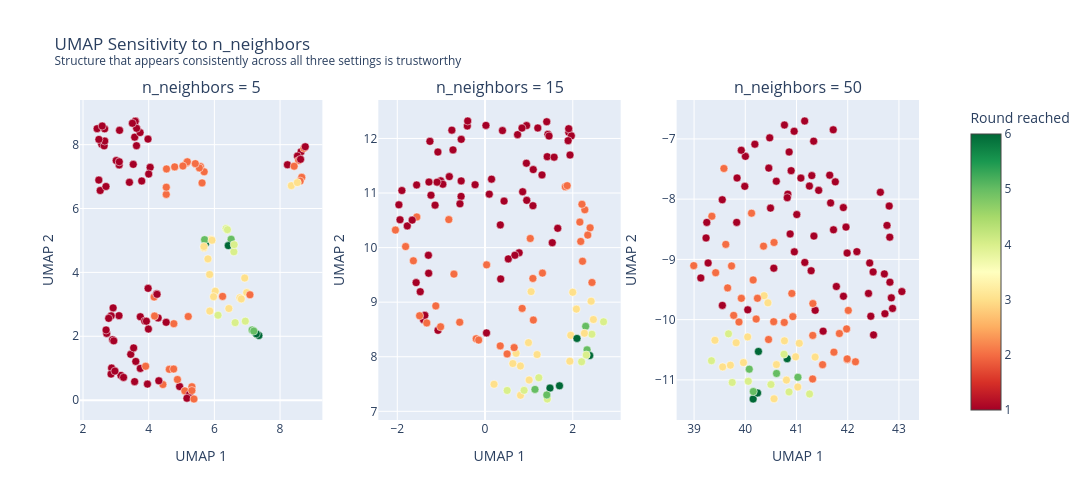

This figure's notebook cell:
### Markdown cell above
#### Interpreting the UMAP embedding

Read the three panels together as overlapping lenses on the same 128
team-tournaments. The embedding itself is fixed — only the colouring changes.

**Panel 1 — Confederation.** There is no strong confederation geography: UEFA
(blue), CONMEBOL (red), CAF (green), and AFC (purple) are mixed throughout the
embedding rather than occupying distinct regions. This tells us that
confederation alone does not determine a team's position in feature space —
a UEFA team and a CONMEBOL team with similar statistics end up as neighbours
regardless of their geographical origin. The mixing is itself a finding: playing
profile, not confederation membership, drives similarity in this data.

**Panel 2 — Round reached.** This is the key diagnostic, and the result is
striking. Rather than a clean gradient from one corner to another, the embedding
has a curved, arc-like structure with deep-run teams (yellow-green) concentrated
in the lower-right and group stage exits (dark red) wrapping around the top and
left. This curved shape is exactly the kind of non-linear manifold structure that
UMAP is designed to reveal and PCA cannot represent — the data does not lie on a
straight performance axis but on a curved surface in 11-dimensional space. The
curvature suggests that "being a deep-run team" involves a specific combination
of features that is not simply "more of everything."

**Panel 3 — Playing style.** Counter-attacking (red), Balanced (orange), and
Possession-based (blue) teams are not cleanly separated in UMAP space — all
three styles appear throughout the embedding. This is consistent with the FAMD
result, where `playing_style` sat near the origin and contributed little to the
primary dimensions. Playing style as we have defined it — possession tertiles —
does not strongly predict where a team sits in the full 11-dimensional feature
space. A high-possession team and a low-possession team can have very similar
overall profiles if they match on the other 10 features.

> **The absence of isolated outliers is itself informative.** Every
> team-tournament sits within the main mass — there is no Costa Rica 2014
> floating far from everyone else. This suggests that unusual campaigns are
> unusual in degree rather than kind: they sit at the edges of the main
> distribution rather than forming a genuinely separate island. DBSCAN will
> test this more formally in Section 6 — a point at the periphery of a dense
> region may still be labelled noise even if it is not visually isolated.

#### Sensitivity to n_neighbors

### Code cell
if UMAP_AVAILABLE:

    fig = make_subplots(
        rows=1,
        cols=3,
        subplot_titles=[
            "n_neighbors = 5",
            "n_neighbors = 15",
            "n_neighbors = 50"
        ]
    )

    for i, n_n in enumerate([5, 15, 50], start=1):

        r = umap.UMAP(
            n_components=2,
            n_neighbors=n_n,
            min_dist=0.1,
            random_state=SEED
        )

        emb = r.fit_transform(X_scaled)

        fig.add_trace(
            go.Scatter(
                x=emb[:,0],
                y=emb[:,1],
                mode="markers",
                showlegend=False,
                marker=dict(
                    size=8,
                    color=wc["round_reached"],
                    colorscale="RdYlGn",
                    cmin=1,
                    cmax=6,
                    line=dict(width=0.5, color="white"),
                    colorbar=dict(
                        title="Round reached",
                        x=1.05
                    ) if i == 3 else None
                ),
                customdata=wc[["team","year","round_reached"]],
                hovertemplate=
                "<b>%{customdata[0]}</b><br>"
                "Year: %{customdata[1]}<br>"
                "Round reached: %{customdata[2]}<br>"
                "UMAP1: %{x:.2f}<br>"
                "UMAP2: %{y:.2f}<extra></extra>"
            ),
            row=1,
            col=i
        )

        fig.update_xaxes(title_text="UMAP 1", row=1, col=i)
        fig.update_yaxes(title_text="UMAP 2", row=1, col=i)

    fig.update_layout(
        title=(
            "UMAP Sensitivity to n_neighbors<br>"
            "<sup>Structure that appears consistently across all three settings is trustworthy</sup>"
        ),
        width=1200,
        height=500
    )

    fig.show()

### Figure 1 — Plotly figure (JSON) as saved in the notebook; plotly's stock layout.template omitted (floating-point values rounded to 4 significant figures; data arrays with more than 128 entries replaced by an {"elided": "..."} marker saying what was removed)
{"data": [{"customdata": {"elided": "128x3 mixed values"}, "hovertemplate": "<b>%{customdata[0]}</b><br>Year: %{customdata[1]}<br>Round reached: %{customdata[2]}<br>UMAP1: %{x:.2f}<br>UMAP2: %{y:.2f}<extra></extra>", "marker": {"cmax": 6, "cmin": 1, "color": [1, 3, 1, 3, 1, 2, 1, 2, 1, 4, 3, 1, 1, 1, 1, 2, 2, 5, 1, 1, 1, 3, 2, 1, 2, 1, 1, 2, 6, 1, 2, 4, 2, 5, 1, 3, 1, 4, 1, 2, 3, 3, 1, 1, 1, 3, 6, 1, 2, 1, 1, 1, 1, 1, 2, 4, 2, 1, 1, 1, 1, 2, 2, 2, 1, 1, 4, 3, 2, 1, 5, 2, 1, 4, 6, 1, 1, 1, 2, 2, 1, 1, 1, 1, 1, 2, 3, 1, 2, 1, 1, 2, 3, 2, 1, 3, 6, 2, 1, 3, 1, 1, 1, 4, 1, 1, 3, 5, 1, 1, 1, 2, 1, 4, 3, 2, 3, 1, 1, 2, 1, 2, 2, 2, 1, 2, 1, 1], "colorscale": [[0, "rgb(165,0,38)"], [0.1, "rgb(215,48,39)"], [0.2, "rgb(244,109,67)"], [0.3, "rgb(253,174,97)"], [0.4, "rgb(254,224,139)"], [0.5, "rgb(255,255,191)"], [0.6, "rgb(217,239,139)"], [0.7, "rgb(166,217,106)"], [0.8, "rgb(102,189,99)"], [0.9, "rgb(26,152,80)"], [1, "rgb(0,104,55)"]], "line": {"color": "white", "width": 0.5}, "size": 8}, "mode": "markers", "showlegend": false, "type": "scatter", "x": [2.523, 5.9, 4.044, 5.684, 2.429, 5.148, 4.0, 5.576, 2.481, 6.594, 5.804, 3.53, 2.699, 3.597, 8.225, 8.661, 5.176, 6.51, 8.64, 3.787, 2.57, 8.343, 8.611, 3.011, 4.542, 8.53, 3.628, 4.792, 5.731, 2.87, 5.689, 6.358, 4.534, 5.702, 2.643, 5.682, 3.979, 6.398, 2.661, 8.567, 6.924, 8.526, 3.589, 8.625, 2.658, 5.926, 6.424, 3.573, 5.543, 2.484, 3.413, 3.101, 3.738, 2.584, 8.429, 6.601, 5.419, 3.633, 3.104, 3.112, 3.504, 5.625, 4.536, 5.042, 4.942, 2.899, 7.306, 6.027, 6.25, 3.744, 7.149, 4.766, 3.096, 6.942, 7.355, 3.962, 3.879, 4.288, 5.101, 4.627, 3.607, 3.453, 2.917, 3.155, 2.937, 4.875, 6.441, 2.721, 8.726, 3.542, 4.531, 4.433, 5.861, 4.76, 5.241, 5.976, 7.277, 4.165, 3.234, 5.855, 3.929, 2.702, 4.243, 6.632, 3.572, 8.768, 6.984, 7.2, 4.309, 4.253, 3.982, 5.204, 3.745, 6.112, 6.779, 4.178, 6.819, 2.857, 3.991, 5.316, 5.165, 5.315, 7.083, 5.377, 2.854, 3.906, 2.971, 2.782], "xaxis": "x", "y": [6.564, 5.033, 7.29, 4.774, 8.501, 7.424, 7.081, 7.313, 6.891, 4.644, 4.424, 7.383, 6.691, 8.741, 7.371, 6.978, 7.464, 5.038, 7.78, 6.862, 8.011, 6.716, 6.858, 7.502, 7.24, 7.644, 7.968, 7.304, 4.91, 1.005, 7.15, 5.371, 6.443, 5.025, 7.963, 4.811, 8.174, 5.338, 8.112, 7.505, 3.823, 6.812, 8.733, 7.541, 8.494, 5.007, 4.839, 8.235, 7.271, 8.165, 6.82, 7.366, 8.378, 8.583, 7.325, 4.868, 7.406, 8.511, 7.463, 8.449, 8.67, 6.803, 6.667, 7.332, 0.4261, 1.893, 2.046, 3.412, 3.249, 2.612, 2.196, 2.393, 2.645, 2.474, 2.023, 0.5024, 2.476, 2.575, 0.2895, 0.9655, 1.213, 1.434, 2.889, 0.7749, 1.856, 0.6463, 2.869, 2.09, 7.885, 1.635, 2.437, 0.4892, 2.788, 0.9745, 0.1736, 3.24, 2.078, 3.229, 0.7123, 3.935, 2.471, 2.197, 3.329, 2.426, 0.5797, 7.935, 3.367, 2.163, 0.6054, 3.314, 3.5, 2.618, 0.9937, 2.659, 3.204, 2.634, 3.17, 2.639, 2.226, 0.4186, 0.06016, 0.3002, 3.299, 0.03566, 0.8152, 1.061, 0.9092, 2.562], "yaxis": "y"}, {"customdata": {"elided": "128x3 mixed values"}, "hovertemplate": "<b>%{customdata[0]}</b><br>Year: %{customdata[1]}<br>Round reached: %{customdata[2]}<br>UMAP1: %{x:.2f}<br>UMAP2: %{y:.2f}<extra></extra>", "marker": {"cmax": 6, "cmin": 1, "color": [1, 3, 1, 3, 1, 2, 1, 2, 1, 4, 3, 1, 1, 1, 1, 2, 2, 5, 1, 1, 1, 3, 2, 1, 2, 1, 1, 2, 6, 1, 2, 4, 2, 5, 1, 3, 1, 4, 1, 2, 3, 3, 1, 1, 1, 3, 6, 1, 2, 1, 1, 1, 1, 1, 2, 4, 2, 1, 1, 1, 1, 2, 2, 2, 1, 1, 4, 3, 2, 1, 5, 2, 1, 4, 6, 1, 1, 1, 2, 2, 1, 1, 1, 1, 1, 2, 3, 1, 2, 1, 1, 2, 3, 2, 1, 3, 6, 2, 1, 3, 1, 1, 1, 4, 1, 1, 3, 5, 1, 1, 1, 2, 1, 4, 3, 2, 3, 1, 1, 2, 1, 2, 2, 2, 1, 2, 1, 1], "colorscale": [[0, "rgb(165,0,38)"], [0.1, "rgb(215,48,39)"], [0.2, "rgb(244,109,67)"], [0.3, "rgb(253,174,97)"], [0.4, "rgb(254,224,139)"], [0.5, "rgb(255,255,191)"], [0.6, "rgb(217,239,139)"], [0.7, "rgb(166,217,106)"], [0.8, "rgb(102,189,99)"], [0.9, "rgb(26,152,80)"], [1, "rgb(0,104,55)"]], "line": {"color": "white", "width": 0.5}, "size": 8}, "mode": "markers", "showlegend": false, "type": "scatter", "x": [-0.2265, 2.47, 1.299, 1.954, 1.203, 2.275, 1.099, 2.395, 0.1485, 2.202, 2.083, 0.9428, 0.09698, 1.909, 1.533, 1.091, 2.162, 2.326, 0.5306, 0.3487, 0.3976, 2.0, 1.101, 0.8579, 1.83, 0.7776, 1.417, 1.872, 2.096, -0.5459, 2.223, 2.435, -0.7085, 2.295, 0.7421, 2.418, 1.658, 2.702, 0.9468, 0.8462, 1.933, 1.05, 1.967, 0.6812, 1.434, 2.266, 2.386, 1.575, 2.342, 0.8429, 0.4341, 0.9508, 1.937, 1.407, 1.309, 2.308, 2.181, 1.894, 1.093, 1.459, 1.907, 2.438, 1.031, 2.209, -1.071, -0.7301, 1.419, 0.7086, 0.6639, -1.963, 1.138, -1.555, -1.256, 1.226, 1.48, -0.5438, -1.895, -1.938, -1.013, -0.577, -1.011, -1.139, 0.02098, -1.232, -1.074, -0.2015, 0.8088, -0.5424, 0.03695, -1.559, -1.773, 0.3465, 0.2051, -0.1449, -1.403, 0.8075, 1.697, -1.633, -0.9615, 0.9901, -1.291, -0.4041, -1.571, 0.8902, -0.8139, 0.3572, 1.187, 1.408, 0.03395, -1.477, -1.285, -1.811, -0.5714, 0.5043, 1.006, -2.042, 0.6334, -0.3947, -1.66, -1.122, -1.373, -1.328, 0.5031, -1.492, -1.094, -0.8258, -1.278, -0.756], "xaxis": "x2", "y": [11.15, 8.682, 11.33, 8.393, 12.19, 10.69, 11.43, 10.36, 11.25, 7.908, 8.873, 11.55, 10.98, 12.11, 10.09, 9.435, 10.47, 8.127, 9.793, 10.42, 12.14, 9.182, 8.672, 11.02, 11.11, 9.905, 11.67, 11.13, 8.336, 10.94, 9.75, 8.413, 9.514, 8.557, 12.07, 9.018, 10.35, 8.64, 12.24, 8.886, 7.918, 9.194, 12.05, 9.86, 12.08, 8.43, 8.021, 11.66, 10.23, 12.19, 10.85, 10.87, 11.7, 12.31, 9.533, 8.032, 10.11, 11.96, 10.77, 12.05, 12.18, 9.361, 10.17, 10.79, 8.484, 11.79, 7.225, 8.064, 8.167, 10.78, 7.401, 10.56, 11.95, 7.615, 7.425, 11.22, 11.05, 10.51, 8.549, 8.632, 11.22, 10.78, 12.24, 10.96, 11.75, 8.33, 7.293, 11.98, 9.684, 11.15, 10.4, 8.199, 7.496, 8.305, 8.679, 7.83, 7.467, 9.758, 11.16, 8.258, 9.86, 12.23, 9.358, 7.384, 11.3, 9.425, 8.04, 7.3, 8.437, 9.192, 9.53, 10.02, 10.8, 7.382, 7.573, 10.32, 7.875, 12.32, 10.5, 8.931, 8.758, 8.619, 8.052, 8.751, 11.2, 10.51, 11.2, 12.15], "yaxis": "y2"}, {"customdata": {"elided": "128x3 mixed values"}, "hovertemplate": "<b>%{customdata[0]}</b><br>Year: %{customdata[1]}<br>Round reached: %{customdata[2]}<br>UMAP1: %{x:.2f}<br>UMAP2: %{y:.2f}<extra></extra>", "marker": {"cmax": 6, "cmin": 1, "color": [1, 3, 1, 3, 1, 2, 1, 2, 1, 4, 3, 1, 1, 1, 1, 2, 2, 5, 1, 1, 1, 3, 2, 1, 2, 1, 1, 2, 6, 1, 2, 4, 2, 5, 1, 3, 1, 4, 1, 2, 3, 3, 1, 1, 1, 3, 6, 1, 2, 1, 1, 1, 1, 1, 2, 4, 2, 1, 1, 1, 1, 2, 2, 2, 1, 1, 4, 3, 2, 1, 5, 2, 1, 4, 6, 1, 1, 1, 2, 2, 1, 1, 1, 1, 1, 2, 3, 1, 2, 1, 1, 2, 3, 2, 1, 3, 6, 2, 1, 3, 1, 1, 1, 4, 1, 1, 3, 5, 1, 1, 1, 2, 1, 4, 3, 2, 3, 1, 1, 2, 1, 2, 2, 2, 1, 2, 1, 1], "colorbar": {"title": {"text": "Round reached"}, "x": 1.05}, "colorscale": [[0, "rgb(165,0,38)"], [0.1, "rgb(215,48,39)"], [0.2, "rgb(244,109,67)"], [0.3, "rgb(253,174,97)"], [0.4, "rgb(254,224,139)"], [0.5, "rgb(255,255,191)"], [0.6, "rgb(217,239,139)"], [0.7, "rgb(166,217,106)"], [0.8, "rgb(102,189,99)"], [0.9, "rgb(26,152,80)"], [1, "rgb(0,104,55)"]], "line": {"color": "white", "width": 0.5}, "size": 8}, "mode": "markers", "showlegend": false, "type": "scatter", "x": [41.65, 41.03, 41.92, 40.61, 42.43, 41.99, 41.78, 41.98, 41.91, 40.5, 40.98, 42.18, 41.76, 42.85, 41.36, 40.76, 41.32, 40.61, 40.96, 41.34, 42.64, 41.05, 40.45, 41.97, 42.01, 41.29, 42.41, 41.73, 40.82, 41.3, 41.51, 40.85, 40.91, 41.03, 42.82, 41.36, 41.52, 41.25, 42.81, 40.55, 40.56, 40.76, 42.88, 41.16, 42.5, 40.8, 40.26, 42.5, 41.99, 42.77, 41.67, 41.72, 42.45, 42.72, 40.93, 40.76, 41.84, 42.73, 41.99, 42.82, 43.06, 41.31, 41.32, 42.15, 39.55, 41.43, 39.67, 40.37, 39.88, 40.0, 40.08, 40.12, 40.48, 40.06, 40.15, 40.88, 40.19, 39.92, 39.66, 40.15, 40.61, 40.49, 41.72, 40.83, 40.86, 39.92, 39.56, 41.34, 40.36, 40.46, 39.84, 40.21, 39.41, 40.24, 39.13, 39.82, 40.24, 39.35, 41.25, 40.44, 39.83, 40.95, 39.25, 39.74, 40.9, 40.56, 40.05, 40.16, 40.05, 39.23, 39.55, 39.62, 41.01, 39.34, 39.71, 39.58, 39.96, 41.16, 39.99, 39.73, 39.27, 39.42, 39.77, 38.99, 41.09, 40.56, 40.82, 40.76], "xaxis": "x3", "y": [-7.602, -11.12, -9.612, -10.75, -9.06, -10.66, -9.45, -10.15, -8.14, -11.08, -10.62, -8.872, -7.713, -9.639, -9.845, -10.05, -10.26, -10.89, -8.875, -8.613, -7.886, -10.39, -10.33, -8.464, -9.847, -9.188, -9.565, -10.54, -10.65, -7.609, -10.75, -11.2, -9.565, -10.96, -8.631, -10.62, -10.19, -11.23, -8.114, -10.03, -11.31, -10.35, -9.814, -9.051, -9.208, -11.0, -10.53, -10.25, -10.65, -8.435, -8.063, -8.509, -9.943, -9.241, -9.95, -10.57, -10.23, -9.902, -8.895, -9.378, -9.534, -10.99, -9.733, -10.7, -9.764, -7.854, -10.24, -9.603, -10.04, -7.29, -10.82, -8.233, -6.982, -11.02, -11.32, -8.578, -7.088, -7.188, -9.473, -9.342, -7.702, -8.149, -6.849, -7.917, -7.217, -9.646, -10.78, -7.038, -8.78, -7.485, -7.649, -9.99, -10.34, -9.646, -9.308, -10.38, -11.22, -8.284, -7.783, -9.722, -8.386, -6.873, -8.386, -11.04, -7.527, -9.146, -10.29, -11.19, -9.838, -8.644, -8.01, -8.751, -8.256, -10.68, -10.76, -7.491, -10.71, -6.703, -7.787, -9.109, -9.06, -9.221, -9.93, -9.104, -7.651, -8.719, -7.976, -6.769], "yaxis": "y3"}], "layout": {"annotations": [{"font": {"size": 16}, "showarrow": false, "text": "n_neighbors = 5", "x": 0.1444, "xanchor": "center", "xref": "paper", "y": 1, "yanchor": "bottom", "yref": "paper"}, {"font": {"size": 16}, "showarrow": false, "text": "n_neighbors = 15", "x": 0.5, "xanchor": "center", "xref": "paper", "y": 1, "yanchor": "bottom", "yref": "paper"}, {"font": {"size": 16}, "showarrow": false, "text": "n_neighbors = 50", "x": 0.8556, "xanchor": "center", "xref": "paper", "y": 1, "yanchor": "bottom", "yref": "paper"}], "height": 500, "title": {"text": "UMAP Sensitivity to n_neighbors<br><sup>Structure that appears consistently across all three settings is trustworthy</sup>"}, "width": 1200, "xaxis": {"anchor": "y", "domain": [0, 0.2889], "title": {"text": "UMAP 1"}}, "xaxis2": {"anchor": "y2", "domain": [0.3556, 0.6444], "title": {"text": "UMAP 1"}}, "xaxis3": {"anchor": "y3", "domain": [0.7111, 1], "title": {"text": "UMAP 1"}}, "yaxis": {"anchor": "x", "domain": [0, 1], "title": {"text": "UMAP 2"}}, "yaxis2": {"anchor": "x2", "domain": [0, 1], "title": {"text": "UMAP 2"}}, "yaxis3": {"anchor": "x3", "domain": [0, 1], "title": {"text": "UMAP 2"}}}}
